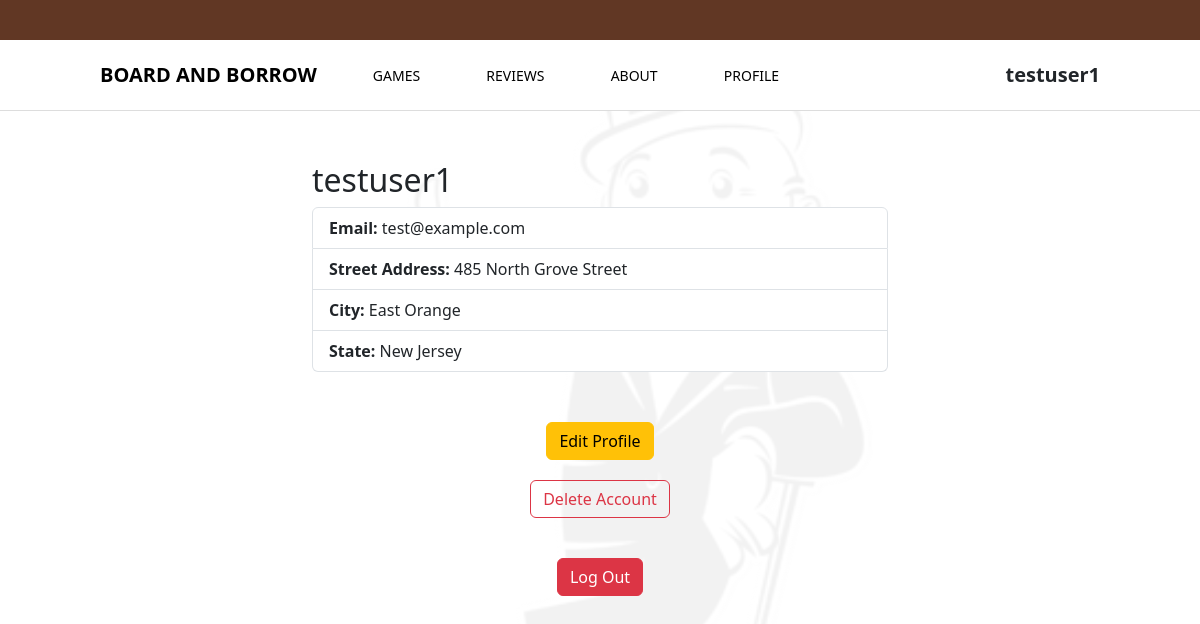
The app's page /profile.php (signed in) with its own data.
### tables this page shows
CREATE TABLE `users` (
  `id` int(11) NOT NULL,
  `username` varchar(50) NOT NULL,
  `email` varchar(100) NOT NULL,
  `password` varchar(255) NOT NULL,
  `street_address` varchar(255) NOT NULL,
  `city` varchar(100) NOT NULL,
  `state` varchar(100) NOT NULL,
  `created_at` timestamp NOT NULL DEFAULT CURRENT_TIMESTAMP
);

### profile.php (the view, shortened to what this page needs)
<?php
$servername = "localhost";
$db_username = "root";
$db_password = "root";
$dbname = "user_registration";
$conn = new mysqli($servername, $db_username, $db_password, $dbname);
$user = $_SESSION['username'];
$sql = "SELECT username, email, street_address, city, state FROM users WHERE username = ?";
$stmt = $conn->prepare($sql);
$stmt->bind_param("s", $user);
$stmt->execute();
$result = $stmt->get_result();
$user_data = $result->fetch_assoc();
?>
<!doctype html>
<html lang="en">
<head>
    <link rel="stylesheet" href="style.css">
    <link href="https://cdn.jsdelivr.net/npm/bootstrap@5.3.5/dist/css/bootstrap.min.css" rel="stylesheet"
>
</head>
<body>
    <div class="top-bar"></div>
    <div class="nav-bar">
        <div class="logo"><a href="index.php">BOARD AND BORROW</a></div>
        <div class="nav-buttons">
            <button><a href="games.php">GAMES</a></button>
            <button><a href="reviews.php">REVIEWS</a></button>
            <button>ABOUT
            </button>
            <button>PROFILE</button>
        </div>
        <div class="auth-links">
            <?php if (isset($_SESSION['username'])): ?>
                <span><?php echo htmlspecialchars($_SESSION['username']); ?></span>
            <?php else: ?>
                <a href="signup.php">SIGN UP</a> /
                <a href="login.php">LOGIN</a>
            <?php endif; ?>
        </div>
    </div>
    <div class="container" style="max-width: 600px; margin: 50px auto;">
        <h2><?php echo htmlspecialchars($user_data['username']); ?></h2>
        <ul class="list-group">
            <li class="list-group-item"><strong>Email:</strong> <?php echo htmlspecialchars($user_data['email']); ?>
            </li>
            <li class="list-group-item"><strong>Street Address:</strong>
                <?php echo htmlspecialchars($user_data['street_address']); ?></li>
            <li class="list-group-item"><strong>City:</strong> <?php echo htmlspecialchars($user_data['city']); ?></li>
            <li class="list-group-item"><strong>State:</strong> <?php echo htmlspecialchars($user_data['state']); ?>
            </li>
        </ul>
    </div>
    <div style="text-align:center; margin-top: 30px;">
        <a href="edit.php" class="btn btn-warning">Edit Profile</a>
    </div>
    <div style="text-align:center; margin-top: 20px;">
        <form action="delete.php" method="POST" onsubmit="return confirmDelete();">
            <button type="submit" class="btn btn-outline-danger">Delete Account</button>
        </form>
    </div>
    <div style="text-align:center; margin-top: 40px;">
        <form action="logout.php" method="POST">
            <button type="submit" class="btn btn-danger">Log Out</button>
        </form>
    </div>
</body>
</html>

### style.css (style rules this page uses)
.top-bar { background-color: rgba(97, 55, 36); padding: 20px; text-align: center; width: 100%; top: 0; left: 0; z-index: 1000; }
body { position: relative; font-family: Arial, sans-serif; background-color: #f8f9fa; }
body::before { content: ''; position: fixed; top: 0; left: 0; width: 100%; height: 100%; background-image: url('images/monopolyman2.png'); background-repeat: no-repeat; background-position: center; background-size: contain; opacity: 0.05; z-index: -1; }
.nav-bar { display: flex; align-items: center; padding: 20px 100px; background-color: white; border-bottom: 1px solid #ddd; }
.logo { font-weight: bold; font-size: 20px; }
.nav-buttons button { background: none; border: none; font-size: 14px; margin-left: 50px; }
a:link { text-decoration: none; color: black; }
.auth-links { margin-left: auto; font-size: 20px; font-weight: bold; }
form { margin-bottom: 20px; }

### records on screen
users: username "testuser1", email "test@example.com", street_address "485 North Grove Street", city "East Orange", state "New Jersey"

### other values on screen
$_SESSION['username'] "testuser1"
